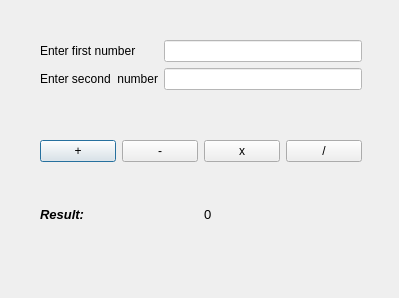
<?xml version="1.0" encoding="UTF-8"?>
<ui version="4.0">
 <class>Dialog</class>
 <widget class="QDialog" name="Dialog">
  <property name="geometry">
   <rect>
    <x>0</x>
    <y>0</y>
    <width>399</width>
    <height>298</height>
   </rect>
  </property>
  <property name="windowTitle">
   <string>Calculator</string>
  </property>
  <widget class="QWidget" name="gridLayoutWidget">
   <property name="geometry">
    <rect>
     <x>40</x>
     <y>40</y>
     <width>322</width>
     <height>221</height>
    </rect>
   </property>
   <layout class="QGridLayout" name="gridLayout">
    <item row="2" column="0">
     <layout class="QHBoxLayout" name="horizontalLayout_2">
      <item>
       <widget class="QPushButton" name="pushButtonAdd">
        <property name="text">
         <string>+</string>
        </property>
       </widget>
      </item>
      <item>
       <widget class="QPushButton" name="pushButtonSub">
        <property name="text">
         <string>-</string>
        </property>
       </widget>
      </item>
      <item>
       <widget class="QPushButton" name="pushButtonMul">
        <property name="text">
         <string>x</string>
        </property>
       </widget>
      </item>
      <item>
       <widget class="QPushButton" name="pushButtonSup">
        <property name="text">
         <string>/</string>
        </property>
       </widget>
      </item>
     </layout>
    </item>
    <item row="1" column="0">
     <layout class="QHBoxLayout" name="horizontalLayout">
      <item>
       <layout class="QFormLayout" name="formLayout">
        <item row="0" column="0">
         <widget class="QLabel" name="labelFirst">
          <property name="text">
           <string>Enter first number</string>
          </property>
         </widget>
        </item>
        <item row="0" column="1">
         <widget class="QLineEdit" name="lineEditFirst">
          <property name="styleSheet">
           <string notr="true">background-color: rgb(255, 255, 255);
color: rgb(0, 0, 0);</string>
          </property>
         </widget>
        </item>
        <item row="1" column="0">
         <widget class="QLabel" name="labelSecond">
          <property name="text">
           <string>Enter second  number</string>
          </property>
         </widget>
        </item>
        <item row="1" column="1">
         <widget class="QLineEdit" name="lineEditSecond">
          <property name="styleSheet">
           <string notr="true">background: rgb(255, 255, 255);
color: rgb(0, 0, 0);</string>
          </property>
         </widget>
        </item>
       </layout>
      </item>
     </layout>
    </item>
    <item row="3" column="0">
     <layout class="QHBoxLayout" name="horizontalLayout_4">
      <item>
       <widget class="QLabel" name="label_2">
        <property name="font">
         <font>
          <pointsize>10</pointsize>
          <weight>75</weight>
          <italic>true</italic>
          <bold>true</bold>
         </font>
        </property>
        <property name="text">
         <string>Result:</string>
        </property>
       </widget>
      </item>
      <item>
       <widget class="QLabel" name="labelResult">
        <property name="font">
         <font>
          <pointsize>10</pointsize>
         </font>
        </property>
        <property name="text">
         <string>0</string>
        </property>
       </widget>
      </item>
     </layout>
    </item>
   </layout>
  </widget>
 </widget>
 <resources/>
 <connections/>
</ui>
